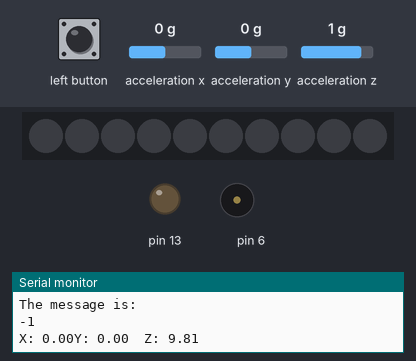
The program below on a simulated Arduino Uno, built with avr-gcc and run on an emulated ATmega328P. On the bench: 10 RGB LEDs in strip order, left to right, output pins drawn as LEDs (lit = HIGH), buzzer (waves = sounding), the last lines printed to the serial monitor. The test bench sets the inputs (shaded band); at power-on: acceleration x 0 g, acceleration y 0 g, acceleration z 1 g. Dim RGB values are drawn brighter than linear.

Above: at 1.3 s.
1.4 s: left button pressed for 0.6 s
At 4.9 s:
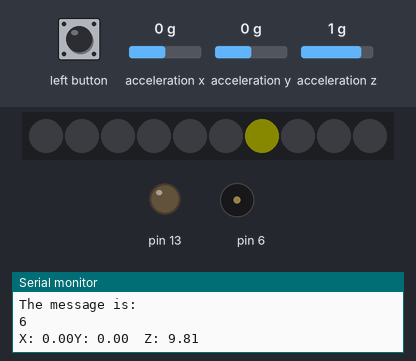
5.0 s: left button pressed for 1 s
At 8.16 s:
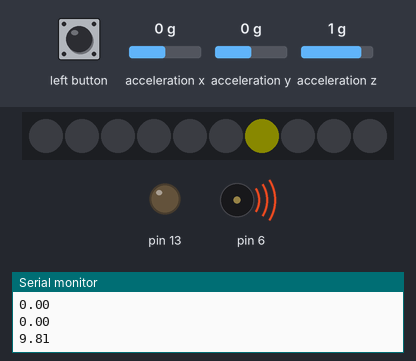
12.0 s: left button pressed for 3.2 s
At 16.4 s:
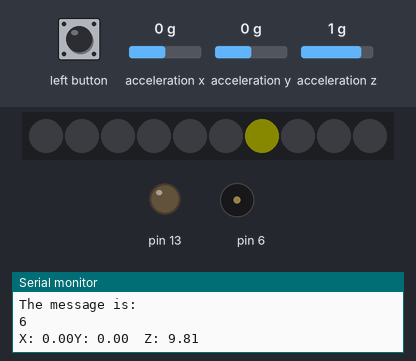
Timing chart, 0 to 17.8 s (numbered marks = the images above; inputs shaded):
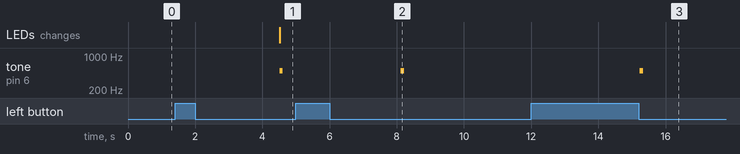

The program:

main.cpp
```cpp
#include <Arduino.h>
#include <Adafruit_CircuitPlayground.h>

#include <Mouse.h>
#include <Wire.h>
#include <SPI.h>

using namespace std;

//The device being used is the Adafruit Circuit Playground classic
//This device comes with the ATmega32u4 Processor


//setting position arrays to size of 3, to allow for more modular gestures
//a size of 3 means the gestures should incorporate 3 actions or be close to 3 seconds long
float X_values[3] = {0};
float Y_values[3] = {0};
float Z_values[3] = {0};

//moving average filter
//fixes errors for innacurate accelerometer readings.
float movavgx[5] = {0};
float movavgy[5] = {0};
float movavgz[5] = {0};

int filter_size = 5;

int led_number= -1; //variable to store the current LED which is being triggered from the associated gesture


//created three functions for the x y z positions to filter out the data
float insert_new_val_ret_avg_x(float val) {
  float avgx = 0;

  //mving avg filter equation
  for(int x = 1; x < filter_size; x++){
    avgx += movavgx[x];
    movavgx[x-1] = movavgx[x];
  }

  avgx += val;
  avgx = avgx/filter_size;
  movavgx[filter_size-1] = val;

  return avgx;
}

float insert_new_val_ret_avg_y(float val) {
  float avgy = 0;

  for(int x = 1; x < filter_size; x++){
    avgy += movavgy[x];
    movavgy[x-1] = movavgy[x];
  }

  avgy += val;
  avgy = avgy/filter_size;
  movavgy[filter_size-1] = val;

  return avgy;
}

float insert_new_val_ret_avg_z(float val) {
  float avgz = 0;

  for(int x = 1; x <filter_size; x++){
    avgz += movavgz[x];
    movavgz[x-1] = movavgz[x];
  }

  avgz += val;
  avgz = avgz/filter_size;
  movavgz[filter_size-1] = val;

  return avgz;
}


float X, Y, Z;

//function that detects the 10 gestures
//different encoding for each of the 10 gestures
//tracking the various acceleration values for each associated gestures
void detect_message(float X_values[], float Y_values[], float Z_values[], int& m){
  // gesture 1:
  if (X_values[0] < 0 && Y_values[0] < 0 && Z_values[0] > 0) {
    if (Z_values[1] < -6 || Z_values[2] < -6){
      led_number= 0;
    }
  }

  // gesture 2
  if (X_values[0] < 0 && Y_values[0] < 0 && Z_values[0] > 0) {
    if (X_values[1] < -6 || X_values[2] < -6){
      led_number= 1;
    }
  }

  // gesture 3
  if (X_values[0] < -6){
    if (Y_values[1] < -5){
      if (Y_values[2]>6){
        led_number=2;
      }
    }
  }


  // gesture 4
  if (Y_values[0] < -6 && Z_values[0] < 2 && X_values[0] < 3){
    if (X_values[1] < 1){
      if (Y_values[2]>6){
        led_number=3;
      }
    }
  }

  // gesture 5
  if (Y_values[0] < -6 && Z_values[0] > 2 && X_values[0] < 0){
    if (X_values[1] < -6 && Y_values[1] < 4){
      if (Y_values[2] > 6){
        led_number= 4;
      }
    }
  }

  // gesture 6
  if (Y_values[0] < 1 && X_values[0] < 1 && Z_values[0] > 6){
    if (X_values[1] < -6 || X_values[2] < -6){
      if (Y_values[2] < 2 && Z_values[2] < 2){
        led_number= 5;
      }
    }
  }

  // gesture 7
  if (Y_values[0] < 1 && X_values[0] < 1 && Z_values[0] > 6){
    if (X_values[1] < 1){
      if (Z_values[2] > 6){
        led_number= 6;
      }
    }
  }

  // gesture 8
  if (X_values[0] < -6 && Y_values[0] < 0){
    if (X_values[2] < -6 && Y_values[2] > 0){
      led_number= 7;
    }
  }

  // gesture 9
  if (Y_values[0] < -6 && X_values[0] < 1 && Z_values[0] < 4){
    if (X_values[1] < -6 || X_values[2] < -6){
      led_number= 8;
    }
  }

  // gesture 10
  if (Y_values[0] > 6 && X_values[0] > -1 && Z_values[0] > -1){
    if (X_values[1] < -6 || X_values[2] < -6){
      led_number= 9;
    }
  }

}

void light_led(int led_number){
  if (led_number>= 0){
    CircuitPlayground.setPixelColor(led_number, 128, 128,   0); //setting the associated LED based on the gesture.
  }

  CircuitPlayground.playTone(500, 100); //triggering a sound on the playground to indicate to the user that the correct gesture was done
}

//function reads acceleration and stores values into the x,y,z arrays
void read_acc(float X_values[], float Y_values[], float Z_values[]) {
  for (int i  = 0; i < 3; i++){
    X_values[i] = CircuitPlayground.motionX(); //.motion is the playground call that returns acceleromter readings
    Serial.println(X_values[i]); //printing the x acceleration on serial monitor
    Y_values[i] = CircuitPlayground.motionY();
    Serial.println(Y_values[i]);
    Z_values[i] = CircuitPlayground.motionZ();
    Serial.println(Z_values[i]);
    delay(1000);
  }

}


void setup() {
  Serial.begin(9600);
  CircuitPlayground.begin();

}


void loop() {
  if (CircuitPlayground.leftButton()){ //starting to detect once the left button is pressed
    Serial.println("Start"); //signaling when detection begins
    read_acc(X_values,Y_values,Z_values);
    detect_message(X_values,Y_values,Z_values,led_number);
    light_led(led_number);
  }

  Serial.println("The message is: ");
  Serial.println(led_number);

  Serial.print("X: ");
  Serial.print(CircuitPlayground.motionX());
  Serial.print("Y: ");
  Serial.print(CircuitPlayground.motionY());
  Serial.print("  Z: ");
  Serial.println(CircuitPlayground.motionZ());

  //delay for cleaner readings
  delay(500);

} 
```

Measured:
- after the input at 1.4 s, tone on pin 6: silent → 500 Hz after 3.1 s, → silent 0.10 s later; the LEDs: change after 3.1 s (image 1)
- after the input at 5.0 s, tone on pin 6: silent → 500 Hz after 3.1 s, → silent 0.10 s later
- after the input at 12.0 s, tone on pin 6: silent → 500 Hz after 3.2 s, → silent 0.10 s later
